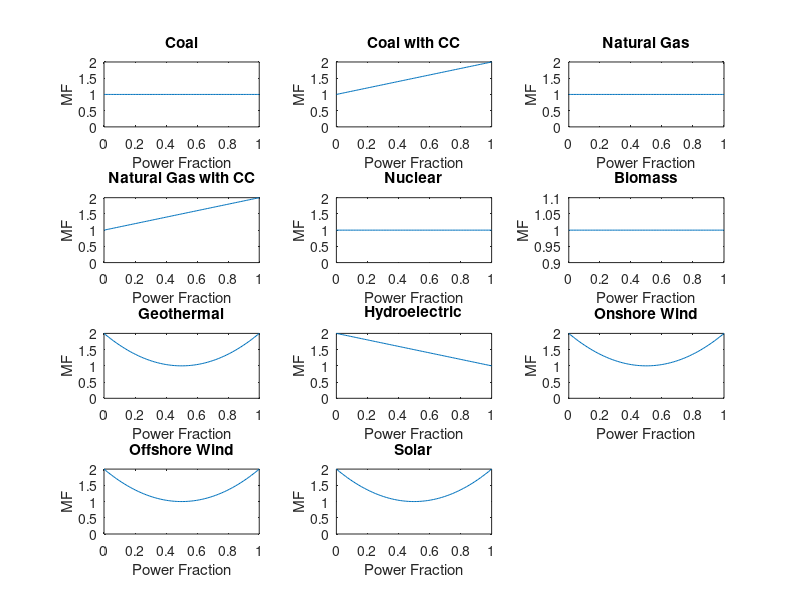

Write the MATLAB code that produced this figure.
x = linspace(0,1,100);
for i=1:100
    y(1,i) = 1;
    y(2,i) = x(i)+1;
    y(3,i) = 1;
    y(4,i) = x(i)+1;
    y(5,i) = 1;
    y(6,i) = 1;
    y(7,i) = 4*x(i)^2-4*x(i)+2;
    y(8,i) = 2-x(i);
    y(9,i) = 4*x(i)^2-4*x(i)+2;
    y(10,i) = 4*x(i)^2-4*x(i)+2;
    y(11,i) = 4*x(i)^2-4*x(i)+2;
end

figure
subplot(4,3,1)
plot(x,y(1,:))
ylim([0 2])
hold on
title("Coal")
xlabel("Power Fraction")
ylabel("MF")
subplot(4,3,2)
plot(x,y(2,:))
ylim([0 2])
hold on
title("Coal with CC")
xlabel("Power Fraction")
ylabel("MF")
subplot(4,3,3)
plot(x,y(3,:))
ylim([0 2])
hold on
title("Natural Gas")
xlabel("Power Fraction")
ylabel("MF")
subplot(4,3,4)
plot(x,y(4,:))
ylim([0 2])
hold on
title("Natural Gas with CC")
xlabel("Power Fraction")
ylabel("MF")
subplot(4,3,5)
plot(x,y(5,:))
ylim([0 2])
hold on
title("Nuclear")
xlabel("Power Fraction")
ylabel("MF")
subplot(4,3,6)
plot(x,y(6,:))
hold on
title("Biomass")
xlabel("Power Fraction")
ylabel("MF")
subplot(4,3,7)
plot(x,y(7,:))
ylim([0 2])
hold on
title("Geothermal")
xlabel("Power Fraction")
ylabel("MF")
subplot(4,3,8)
plot(x,y(8,:))
ylim([0 2])
hold on
title("Hydroelectric")
xlabel("Power Fraction")
ylabel("MF")
subplot(4,3,9)
plot(x,y(9,:))
ylim([0 2])
hold on
title("Onshore Wind")
xlabel("Power Fraction")
ylabel("MF")
subplot(4,3,10)
plot(x,y(10,:))
ylim([0 2])
hold on
title("Offshore Wind")
xlabel("Power Fraction")
ylabel("MF")
subplot(4,3,11)
plot(x,y(11,:))
ylim([0 2])
hold on
title("Solar")
xlabel("Power Fraction")
ylabel("MF")